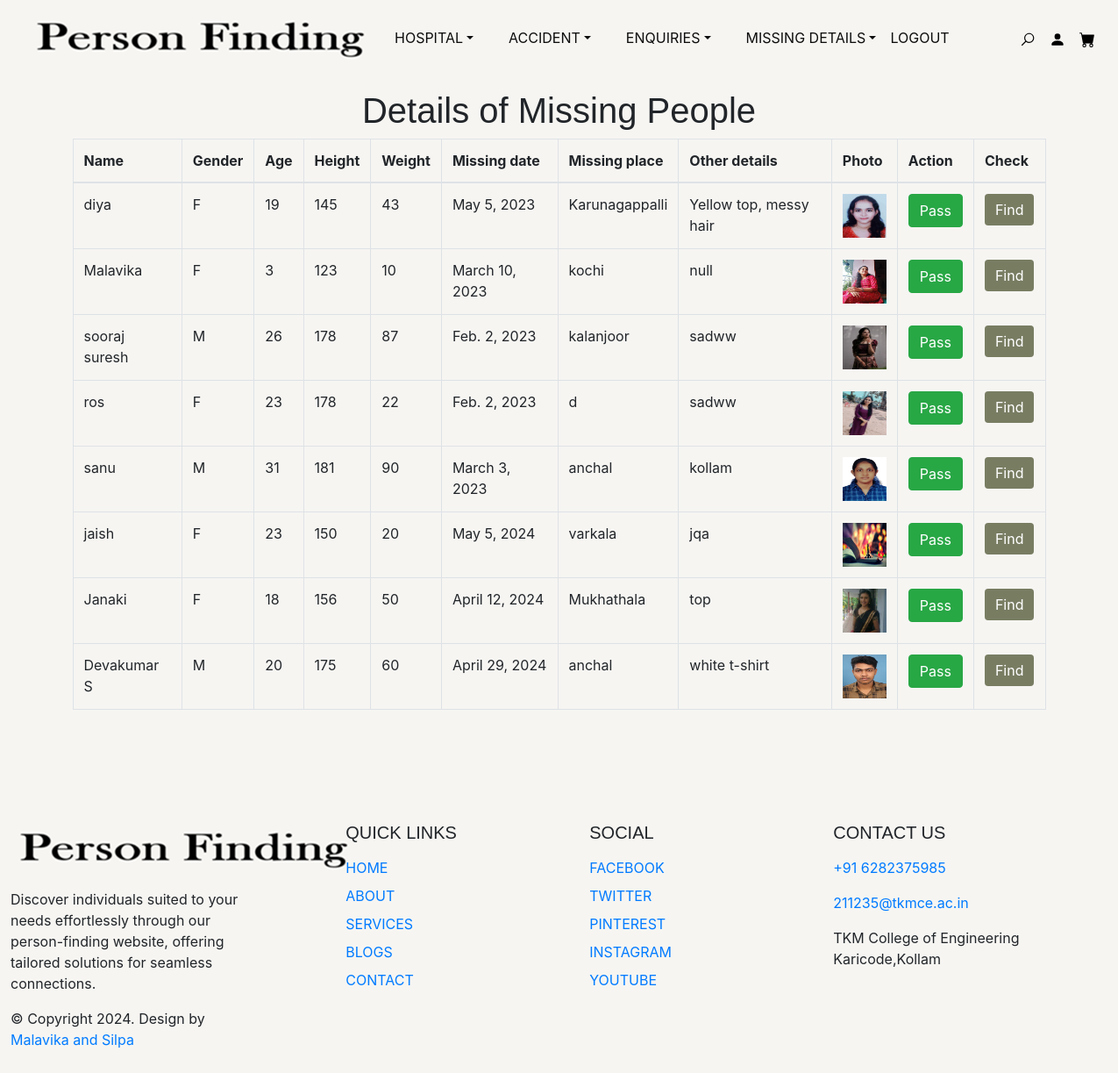
/policemissingview/ (signed in), run on the app's committed database.
### myapp/models1.py (models this page shows)
class Usermissingadds(models.Model):
    Name=models.CharField(max_length=100)
    Gender=models.CharField(max_length=100)
    Age=models.IntegerField(null=True)
    Height=models.CharField(max_length=100)
    Weight=models.CharField(max_length=100)
    Missing_date=models.DateField(max_length=100)
    Missing_place=models.CharField(max_length=100)
    Other_details=models.CharField(max_length=100)
    Pass_to_public=models.IntegerField(null=True)
    Photo=models.ImageField(upload_to='uploads/')

### myapp/views.py (the view)
# urls.py: path('policemissingview/',views.policemissingview,name='policemissingview'),
def policemissingview(request):
    hospital_id = request.session.get('Station_id')
    if not hospital_id:
        return redirect('index')
    try:
        register = Usermissingadds.objects.all()
        return render(request, 'policemissingview.html', {'view': register})
    except Station1.DoesNotExist:
        return redirect('index')

### myapp/Templates/policemissingview.html (shortened to what this page needs)
{% extends 'police_header.html' %}
{% block content %}
{% load static %}
<head>
    <link rel="stylesheet" href="https://maxcdn.bootstrapcdn.com/bootstrap/4.5.2/css/bootstrap.min.css">
    <link rel="stylesheet" type="text/css" href="https://cdn.datatables.net/1.10.23/css/jquery.dataTables.min.css">
</head>
<body>
    <div class="container table-container">
        <h1 class="text-center">Details of Missing People</h1>
        <form action="" method="post" >
            <table id="enquiriesTable" class="table table-bordered">
                <thead>
                    <tr>
                        <th>Name</th>
                        <th>Gender</th>
                        <th>Age</th>
                        <th>Height</th>
                        <th>Weight</th>
                        <th>Missing date</th>
                        <th>Missing place</th>
                        <th>Other details</th>
                        <th>Photo</th>
                        <th>Action</th>
                        <th>Check</th>
                    </tr>
                </thead>
                <tbody>
                    {% for view in view %}
                    <tr>
                        <td>{{ view.Name }}</td>
                        <td>{{ view.Gender }}</td>
                        <td>{{ view.Age }}</td>
                        <td>{{ view.Height }}</td>
                        <td>{{ view.Weight }}</td>
                        <td>{{ view.Missing_date }}</td>
                        <td>{{ view.Missing_place }}</td>
                        <td>{{ view.Other_details }}</td>
                        <td>
                            {% if view.Photo %}
                                <div>
                                    <img src="/media/{{ view.Photo }}" class="zoom" width="50px" height="50px" data-toggle="modal" data-target="#photoModal">
                                </div>
                            {% else %}
                                <span>No photo uploaded (Optional)</span>
                            {% endif %}
                        </td>
                        <td><a href="{% url 'public_missing_view' view.id %}" class='btn btn-success'>Pass</a></td>
                        <td><a href="../find/{{ view.id }}" class="btn btn-primary">Find</a></td>
                    </tr>
                    {% endfor %}
                </tbody>
            </table>
        </form>
    </div>
</body>
{%endblock%}

### myapp/static/HomePage/style.css (style rules this page uses)
:root { --accent-color: #0d0d0d; --bs-gray-100: #f3f3f3; --bs-gray-200: #e7e5e2; --bs-primary: #787d62; --bs-secondary: #F6F5F2; --bs-primary-rgb: 120, 125, 98; --bs-body-bg-rgb: 246, 245, 242; --bs-light: #fff; --bs-dark: #000; --navbar-color-color: #131814; --swiper-theme-color: #787d62 !important; --swiper-pagination-color: #787d62 !important; }
:root { --body-font: "Poppins", sans-serif; --heading-font: "Cinzel", sans-serif; }
*, *::before, *::after { -webkit-box-sizing: border-box; -moz-box-sizing: border-box; box-sizing: border-box; }
html { box-sizing: border-box; }
body { font-family: var(--body-font); font-size: 16px; font-weight: 300; line-height: 1.6; color: var(--accent-color); margin: 0; }
a { color: var(--bs-dark); text-decoration: none; transition: 0.3s color ease-out; }
h1, h2, h3, h4, h5 { font-family: var(--heading-font); }
.btn.btn-primary { background: var(--bs-primary); color: var(--bs-light); border: none; }

### data on the page
Usermissingadds: Name "diya", Gender "F", Age "19", Height "145", Weight "43", Missing_date "May 5, 2023", Missing_place "Karunagappalli", Other_details "Yellow top, messy hair", Photo (picture)
Usermissingadds: Name "Malavika", Gender "F", Age "3", Height "123", Weight "10", Missing_date "March 10, 2023", Missing_place "kochi", Other_details "null", Photo (picture)
Usermissingadds: Name "sooraj suresh", Gender "M", Age "26", Height "178", Weight "87", Missing_date "Feb. 2, 2023", Missing_place "kalanjoor", Other_details "sadww", Photo (picture)
Usermissingadds: Name "ros", Gender "F", Age "23", Height "178", Weight "22", Missing_date "Feb. 2, 2023", Missing_place "d", Other_details "sadww", Photo (picture)
Usermissingadds: Name "sanu", Gender "M", Age "31", Height "181", Weight "90", Missing_date "March 3, 2023", Missing_place "anchal", Other_details "kollam", Photo (picture)
Usermissingadds: Name "jaish", Gender "F", Age "23", Height "150", Weight "20", Missing_date "May 5, 2024", Missing_place "varkala", Other_details "jqa", Photo (picture)
Usermissingadds: Name "Janaki", Gender "F", Age "18", Height "156", Weight "50", Missing_date "April 12, 2024", Missing_place "Mukhathala", Other_details "top", Photo (picture)
Usermissingadds: Name "Devakumar S", Gender "M", Age "20", Height "175", Weight "60", Missing_date "April 29, 2024", Missing_place "anchal", Other_details "white t-shirt", Photo (picture)
